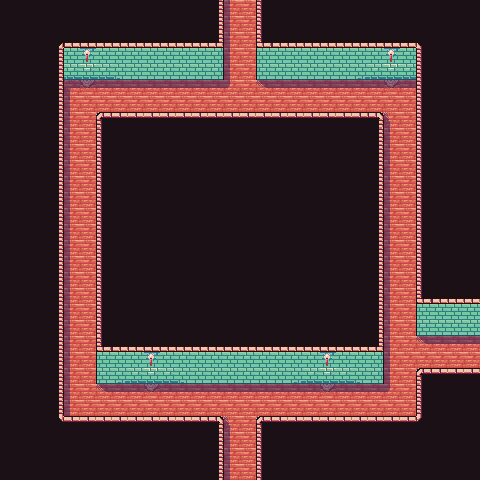

Rendered tile map (Tiled .tmx) drawn with the repository's tilesets; below, a short description and the map source with its tile grids summarised:
An orthogonal 30x30 tile map with 16x16 px tiles, 3 tile layers (prototype, base, shadows) and 3 objects (north_exit, south_exit, east_exit).

<map version="1.10" tiledversion="1.10.2" orientation="orthogonal" renderorder="right-down" width="30" height="30" tilewidth="16" tileheight="16" infinite="0" nextlayerid="17" nextobjectid="7">
 <tileset firstgid="1" source="../TangerineTavernPNG_PetricakeGames.tsx" />
 <layer id="1" name="prototype" width="30" height="30">
  <data>[900 cells, 900 non-empty, 4 distinct tile ids]</data>
 </layer>
 <layer id="15" name="base" width="30" height="30">
  <data>[900 cells, 900 non-empty, 26 distinct tile ids]</data>
 </layer>
 <layer id="14" name="shadows" width="30" height="30">
  <data>[900 cells, 90 non-empty, 6 distinct tile ids]</data>
 </layer>
 <objectgroup id="16" name="objects_01">
  <object id="4" name="north_exit" x="239.75" y="4">
   <point />
  </object>
  <object id="5" name="south_exit" x="240.333" y="478.667">
   <point />
  </object>
  <object id="6" name="east_exit" x="478.333" y="352.667">
   <properties>
    <property name="MatchOutsideMap" type="bool" value="true" />
   </properties>
   <point />
  </object>
 </objectgroup>
</map>
